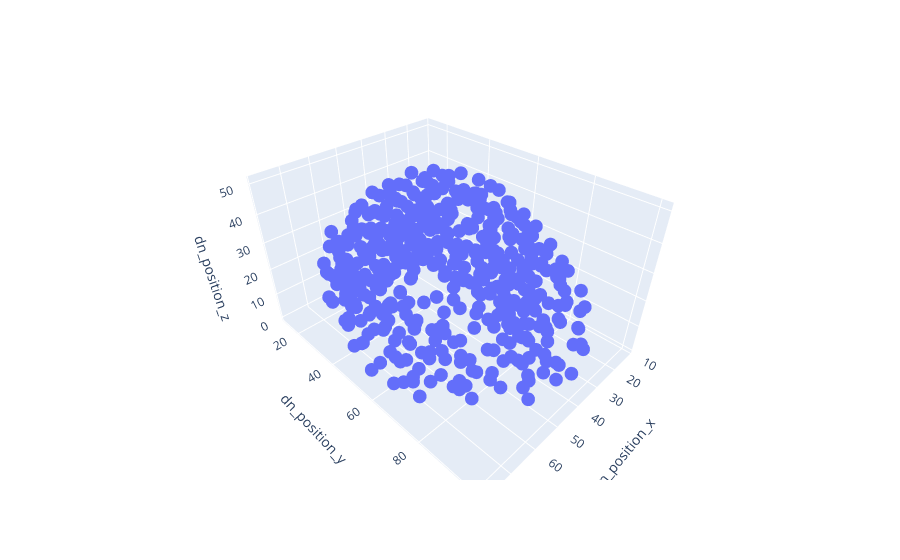

The notebook cell saved with this chart:
### Code cell
color_arg = "cluster" if "cluster" in nodes_df.columns else None

fig = px.scatter_3d(
    nodes_df,
    x="dn_position_x",
    y="dn_position_y",
    z="dn_position_z",
    color=color_arg,
)

fig.show()

### Figure 1 — Plotly figure (JSON) as saved in the notebook; plotly's stock layout.template omitted (floating-point values rounded to 4 significant figures; data arrays with more than 128 entries replaced by an {"elided": "..."} marker saying what was removed)
{"data": [{"hovertemplate": "dn_position_x=%{x}<br>dn_position_y=%{y}<br>dn_position_z=%{z}<extra></extra>", "legendgroup": "", "marker": {"color": "#636efa", "symbol": "circle"}, "mode": "markers", "name": "", "scene": "scene", "showlegend": false, "type": "scatter3d", "x": {"elided": "463 float values"}, "y": {"elided": "463 float values"}, "z": {"elided": "463 float values"}}], "layout": {"legend": {"tracegroupgap": 0}, "margin": {"t": 60}, "scene": {"domain": {"x": [0, 1], "y": [0, 1]}, "xaxis": {"title": {"text": "dn_position_x"}}, "yaxis": {"title": {"text": "dn_position_y"}}, "zaxis": {"title": {"text": "dn_position_z"}}}}}
